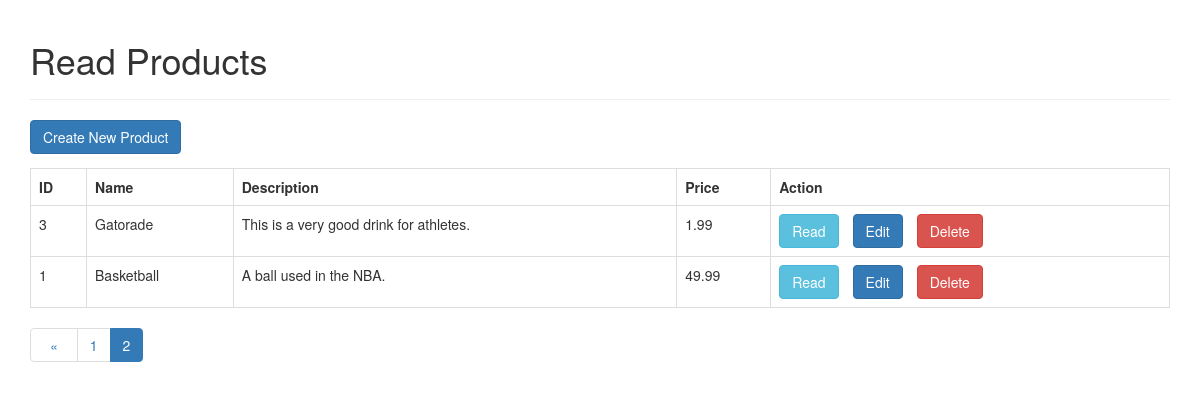
The app's page /index.php?page=2 with its own data.
### tables this page shows
CREATE TABLE `products` (
  `id` int(11) NOT NULL,
  `name` varchar(128) NOT NULL,
  `description` text NOT NULL,
  `price` double NOT NULL,
  `created` datetime NOT NULL,
  `modified` timestamp NOT NULL DEFAULT CURRENT_TIMESTAMP ON UPDATE CURRENT_TIMESTAMP
);

### index.php (the view, shortened to what this page needs)
<!DOCTYPE HTML>
<html>
<head>
    <link rel="stylesheet" href="https://maxcdn.bootstrapcdn.com/bootstrap/3.3.7/css/bootstrap.min.css" />
</head>
<body>
    <div class="container">
        <div class="page-header">
            <h1>Read Products</h1>
        </div>
<?php
include 'config/database.php';
$page = isset($_GET['page']) ? $_GET['page'] : 1;
$records_per_page = 5;
$from_record_num = ($records_per_page * $page) - $records_per_page;
$query = "SELECT id, name, description, price FROM products ORDER BY id DESC
    LIMIT :from_record_num, :records_per_page";
$stmt = $con->prepare($query);
$stmt->bindParam(":from_record_num", $from_record_num, PDO::PARAM_INT);
$stmt->bindParam(":records_per_page", $records_per_page, PDO::PARAM_INT);
$stmt->execute();
$num = $stmt->rowCount();
echo "<a href='create.php' class='btn btn-primary m-b-1em'>Create New Product</a>";
if($num>0){
echo "<table class='table table-hover table-responsive table-bordered'>";
    echo "<tr>";
        echo "<th>ID</th>";
        echo "<th>Name</th>";
        echo "<th>Description</th>";
        echo "<th>Price</th>";
        echo "<th>Action</th>";
    echo "</tr>";
while ($row = $stmt->fetch(PDO::FETCH_ASSOC)){
    extract($row);
    echo "<tr>";
        echo "<td>{$id}</td>";
        echo "<td>{$name}</td>";
        echo "<td>{$description}</td>";
        echo "<td>{$price}</td>";
        echo "<td>";
            echo "<a href='read_one.php?id={$id}' class='btn btn-info m-r-1em'>Read</a>";
            echo "<a href='update.php?id={$id}' class='btn btn-primary m-r-1em'>Edit</a>";
            echo "<a href='#' onclick='delete_user({$id});'  class='btn btn-danger'>Delete</a>";
        echo "</td>";
    echo "</tr>";
}
echo "</table>";
include_once "paging.php";
}
else{
    echo "<div class='alert alert-danger'>No records found.</div>";
}
?>
    </div>
</body>
</html>

### index.php (style rules this page uses)
.m-r-1em { margin-right:1em; }
.m-b-1em { margin-bottom:1em; }

### records on screen
products: id "3", name "Gatorade", description "This is a very good drink for athletes.", price "1.99"
products: id "1", name "Basketball", description "A ball used in the NBA.", price "49.99"
